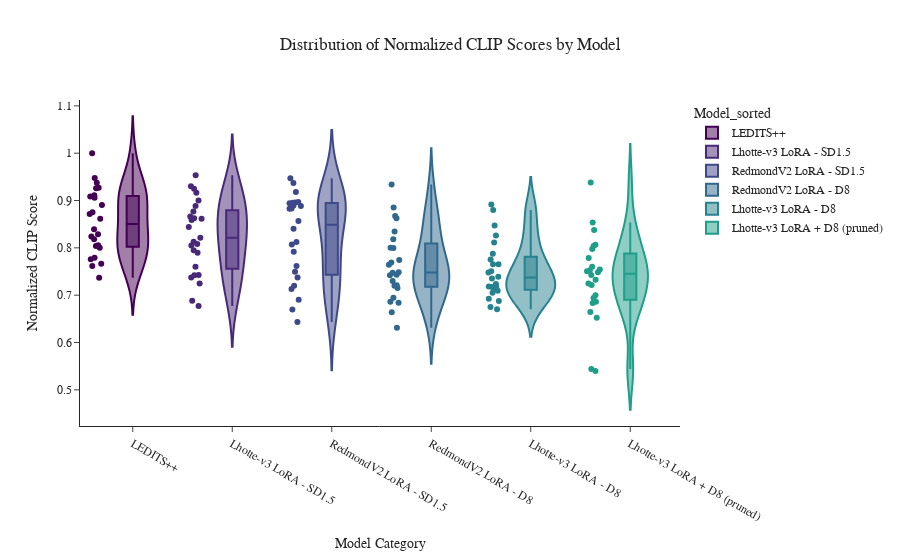

Notebook cell for this chart:
### Code cell
import plotly.express as px

df['clip_score_norm'] = df['clip_score'] / df['clip_score'].max()
mean_scores = df.groupby('Model')['clip_score_norm'].mean().sort_values(ascending=False)

df['Model_sorted'] = pd.Categorical(df['Model'], categories=mean_scores.index, ordered=True)

fig = px.violin(df,
                x='Model_sorted',
                y='clip_score_norm',
                box=True,
                points='all',
                color='Model_sorted',
                category_orders={'Model_sorted': mean_scores.index.tolist()},
                color_discrete_sequence=px.colors.sequential.Viridis,
                title='Distribution of Normalized CLIP Scores by Model',
                template='simple_white')

fig.update_layout(
    font_family='Serif',
    xaxis_title='Model Category',
    yaxis_title='Normalized CLIP Score',
    title_x=0.5,
    showlegend=True
)
fig.show()

### Figure 1 — Plotly figure (JSON) as saved in the notebook; plotly's stock layout.template omitted (floating-point values rounded to 4 significant figures)
{"data": [{"alignmentgroup": "True", "box": {"visible": true}, "hovertemplate": "Model_sorted=%{x}<br>clip_score_norm=%{y}<extra></extra>", "legendgroup": "LEDITS++", "marker": {"color": "#440154"}, "name": "LEDITS++", "offsetgroup": "LEDITS++", "orientation": "v", "points": "all", "scalegroup": "True", "showlegend": true, "type": "violin", "x": ["LEDITS++", "LEDITS++", "LEDITS++", "LEDITS++", "LEDITS++", "LEDITS++", "LEDITS++", "LEDITS++", "LEDITS++", "LEDITS++", "LEDITS++", "LEDITS++", "LEDITS++", "LEDITS++", "LEDITS++", "LEDITS++", "LEDITS++", "LEDITS++", "LEDITS++", "LEDITS++", "LEDITS++", "LEDITS++", "LEDITS++", "LEDITS++"], "x0": " ", "xaxis": "x", "y": [0.9111, 0.8056, 0.9083, 0.9272, 0.8039, 0.7615, 0.926, 0.7368, 0.875, 0.8005, 0.9478, 0.9375, 0.8286, 0.8612, 0.7666, 0.906, 0.824, 0.7792, 0.8182, 0.8716, 1, 0.7758, 0.8394, 0.8905], "y0": " ", "yaxis": "y"}, {"alignmentgroup": "True", "box": {"visible": true}, "hovertemplate": "Model_sorted=%{x}<br>clip_score_norm=%{y}<extra></extra>", "legendgroup": "Lhotte-v3 LoRA - SD1.5", "marker": {"color": "#482878"}, "name": "Lhotte-v3 LoRA - SD1.5", "offsetgroup": "Lhotte-v3 LoRA - SD1.5", "orientation": "v", "points": "all", "scalegroup": "True", "showlegend": true, "type": "violin", "x": ["Lhotte-v3 LoRA - SD1.5", "Lhotte-v3 LoRA - SD1.5", "Lhotte-v3 LoRA - SD1.5", "Lhotte-v3 LoRA - SD1.5", "Lhotte-v3 LoRA - SD1.5", "Lhotte-v3 LoRA - SD1.5", "Lhotte-v3 LoRA - SD1.5", "Lhotte-v3 LoRA - SD1.5", "Lhotte-v3 LoRA - SD1.5", "Lhotte-v3 LoRA - SD1.5", "Lhotte-v3 LoRA - SD1.5", "Lhotte-v3 LoRA - SD1.5", "Lhotte-v3 LoRA - SD1.5", "Lhotte-v3 LoRA - SD1.5", "Lhotte-v3 LoRA - SD1.5", "Lhotte-v3 LoRA - SD1.5", "Lhotte-v3 LoRA - SD1.5", "Lhotte-v3 LoRA - SD1.5", "Lhotte-v3 LoRA - SD1.5", "Lhotte-v3 LoRA - SD1.5", "Lhotte-v3 LoRA - SD1.5", "Lhotte-v3 LoRA - SD1.5", "Lhotte-v3 LoRA - SD1.5", "Lhotte-v3 LoRA - SD1.5", "Lhotte-v3 LoRA - SD1.5"], "x0": " ", "xaxis": "x", "y": [0.805, 0.844, 0.7425, 0.8131, 0.8767, 0.8589, 0.7248, 0.9249, 0.8664, 0.9536, 0.7947, 0.8882, 0.7374, 0.8612, 0.742, 0.93, 0.9163, 0.8079, 0.7603, 0.6881, 0.9002, 0.7896, 0.6772, 0.8624, 0.8211], "y0": " ", "yaxis": "y"}, {"alignmentgroup": "True", "box": {"visible": true}, "hovertemplate": "Model_sorted=%{x}<br>clip_score_norm=%{y}<extra></extra>", "legendgroup": "RedmondV2 LoRA - SD1.5", "marker": {"color": "#3e4989"}, "name": "RedmondV2 LoRA - SD1.5", "offsetgroup": "RedmondV2 LoRA - SD1.5", "orientation": "v", "points": "all", "scalegroup": "True", "showlegend": true, "type": "violin", "x": ["RedmondV2 LoRA - SD1.5", "RedmondV2 LoRA - SD1.5", "RedmondV2 LoRA - SD1.5", "RedmondV2 LoRA - SD1.5", "RedmondV2 LoRA - SD1.5", "RedmondV2 LoRA - SD1.5", "RedmondV2 LoRA - SD1.5", "RedmondV2 LoRA - SD1.5", "RedmondV2 LoRA - SD1.5", "RedmondV2 LoRA - SD1.5", "RedmondV2 LoRA - SD1.5", "RedmondV2 LoRA - SD1.5", "RedmondV2 LoRA - SD1.5", "RedmondV2 LoRA - SD1.5", "RedmondV2 LoRA - SD1.5", "RedmondV2 LoRA - SD1.5", "RedmondV2 LoRA - SD1.5", "RedmondV2 LoRA - SD1.5", "RedmondV2 LoRA - SD1.5", "RedmondV2 LoRA - SD1.5", "RedmondV2 LoRA - SD1.5", "RedmondV2 LoRA - SD1.5", "RedmondV2 LoRA - SD1.5", "RedmondV2 LoRA - SD1.5"], "x0": " ", "xaxis": "x", "y": [0.9369, 0.8406, 0.6697, 0.6433, 0.8882, 0.7494, 0.7133, 0.8893, 0.8968, 0.8825, 0.7374, 0.7919, 0.7615, 0.8956, 0.6904, 0.8951, 0.8567, 0.8945, 0.8073, 0.7202, 0.883, 0.918, 0.8125, 0.9472], "y0": " ", "yaxis": "y"}, {"alignmentgroup": "True", "box": {"visible": true}, "hovertemplate": "Model_sorted=%{x}<br>clip_score_norm=%{y}<extra></extra>", "legendgroup": "RedmondV2 LoRA - D8", "marker": {"color": "#31688e"}, "name": "RedmondV2 LoRA - D8", "offsetgroup": "RedmondV2 LoRA - D8", "orientation": "v", "points": "all", "scalegroup": "True", "showlegend": true, "type": "violin", "x": ["RedmondV2 LoRA - D8", "RedmondV2 LoRA - D8", "RedmondV2 LoRA - D8", "RedmondV2 LoRA - D8", "RedmondV2 LoRA - D8", "RedmondV2 LoRA - D8", "RedmondV2 LoRA - D8", "RedmondV2 LoRA - D8", "RedmondV2 LoRA - D8", "RedmondV2 LoRA - D8", "RedmondV2 LoRA - D8", "RedmondV2 LoRA - D8", "RedmondV2 LoRA - D8", "RedmondV2 LoRA - D8", "RedmondV2 LoRA - D8", "RedmondV2 LoRA - D8", "RedmondV2 LoRA - D8", "RedmondV2 LoRA - D8", "RedmondV2 LoRA - D8", "RedmondV2 LoRA - D8", "RedmondV2 LoRA - D8", "RedmondV2 LoRA - D8", "RedmondV2 LoRA - D8", "RedmondV2 LoRA - D8"], "x0": " ", "xaxis": "x", "y": [0.7741, 0.7999, 0.6944, 0.8182, 0.8005, 0.7431, 0.664, 0.7483, 0.7202, 0.9341, 0.6864, 0.8675, 0.742, 0.7471, 0.7299, 0.8853, 0.7208, 0.8624, 0.715, 0.7689, 0.7643, 0.6313, 0.6841, 0.8343], "y0": " ", "yaxis": "y"}, {"alignmentgroup": "True", "box": {"visible": true}, "hovertemplate": "Model_sorted=%{x}<br>clip_score_norm=%{y}<extra></extra>", "legendgroup": "Lhotte-v3 LoRA - D8", "marker": {"color": "#26828e"}, "name": "Lhotte-v3 LoRA - D8", "offsetgroup": "Lhotte-v3 LoRA - D8", "orientation": "v", "points": "all", "scalegroup": "True", "showlegend": true, "type": "violin", "x": ["Lhotte-v3 LoRA - D8", "Lhotte-v3 LoRA - D8", "Lhotte-v3 LoRA - D8", "Lhotte-v3 LoRA - D8", "Lhotte-v3 LoRA - D8", "Lhotte-v3 LoRA - D8", "Lhotte-v3 LoRA - D8", "Lhotte-v3 LoRA - D8", "Lhotte-v3 LoRA - D8", "Lhotte-v3 LoRA - D8", "Lhotte-v3 LoRA - D8", "Lhotte-v3 LoRA - D8", "Lhotte-v3 LoRA - D8", "Lhotte-v3 LoRA - D8", "Lhotte-v3 LoRA - D8", "Lhotte-v3 LoRA - D8", "Lhotte-v3 LoRA - D8", "Lhotte-v3 LoRA - D8", "Lhotte-v3 LoRA - D8", "Lhotte-v3 LoRA - D8", "Lhotte-v3 LoRA - D8", "Lhotte-v3 LoRA - D8", "Lhotte-v3 LoRA - D8", "Lhotte-v3 LoRA - D8"], "x0": " ", "xaxis": "x", "y": [0.7139, 0.7351, 0.6703, 0.8263, 0.7477, 0.7093, 0.7167, 0.7655, 0.8802, 0.7655, 0.6749, 0.8916, 0.8475, 0.8114, 0.7236, 0.7873, 0.6875, 0.7752, 0.7185, 0.7173, 0.7506, 0.7391, 0.6927, 0.7053], "y0": " ", "yaxis": "y"}, {"alignmentgroup": "True", "box": {"visible": true}, "hovertemplate": "Model_sorted=%{x}<br>clip_score_norm=%{y}<extra></extra>", "legendgroup": "Lhotte-v3 LoRA + D8 (pruned)", "marker": {"color": "#1f9e89"}, "name": "Lhotte-v3 LoRA + D8 (pruned)", "offsetgroup": "Lhotte-v3 LoRA + D8 (pruned)", "orientation": "v", "points": "all", "scalegroup": "True", "showlegend": true, "type": "violin", "x": ["Lhotte-v3 LoRA + D8 (pruned)", "Lhotte-v3 LoRA + D8 (pruned)", "Lhotte-v3 LoRA + D8 (pruned)", "Lhotte-v3 LoRA + D8 (pruned)", "Lhotte-v3 LoRA + D8 (pruned)", "Lhotte-v3 LoRA + D8 (pruned)", "Lhotte-v3 LoRA + D8 (pruned)", "Lhotte-v3 LoRA + D8 (pruned)", "Lhotte-v3 LoRA + D8 (pruned)", "Lhotte-v3 LoRA + D8 (pruned)", "Lhotte-v3 LoRA + D8 (pruned)", "Lhotte-v3 LoRA + D8 (pruned)", "Lhotte-v3 LoRA + D8 (pruned)", "Lhotte-v3 LoRA + D8 (pruned)", "Lhotte-v3 LoRA + D8 (pruned)", "Lhotte-v3 LoRA + D8 (pruned)", "Lhotte-v3 LoRA + D8 (pruned)", "Lhotte-v3 LoRA + D8 (pruned)", "Lhotte-v3 LoRA + D8 (pruned)", "Lhotte-v3 LoRA + D8 (pruned)", "Lhotte-v3 LoRA + D8 (pruned)", "Lhotte-v3 LoRA + D8 (pruned)", "Lhotte-v3 LoRA + D8 (pruned)", "Lhotte-v3 LoRA + D8 (pruned)"], "x0": " ", "xaxis": "x", "y": [0.9381, 0.8039, 0.7603, 0.7529, 0.7483, 0.8068, 0.7328, 0.8538, 0.6525, 0.7213, 0.6938, 0.6646, 0.6835, 0.7425, 0.754, 0.7506, 0.6864, 0.7976, 0.8377, 0.7787, 0.7001, 0.7248, 0.5396, 0.5439], "y0": " ", "yaxis": "y"}], "layout": {"font": {"family": "Serif"}, "legend": {"title": {"text": "Model_sorted"}, "tracegroupgap": 0}, "showlegend": true, "title": {"text": "Distribution of Normalized CLIP Scores by Model", "x": 0.5}, "violinmode": "overlay", "xaxis": {"anchor": "y", "categoryarray": ["LEDITS++", "Lhotte-v3 LoRA - SD1.5", "RedmondV2 LoRA - SD1.5", "RedmondV2 LoRA - D8", "Lhotte-v3 LoRA - D8", "Lhotte-v3 LoRA + D8 (pruned)"], "categoryorder": "array", "domain": [0, 1], "title": {"text": "Model Category"}}, "yaxis": {"anchor": "x", "domain": [0, 1], "title": {"text": "Normalized CLIP Score"}}}}
